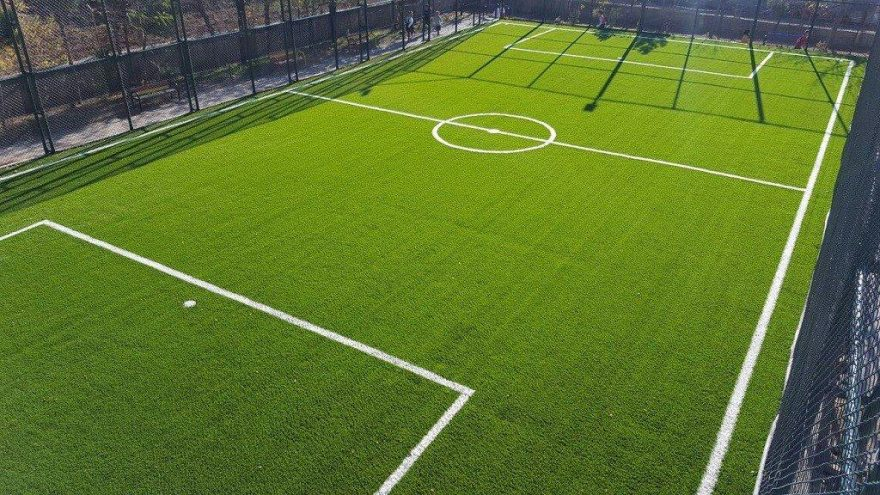
#> input picture assets/football_field.jpg, 880 x 495 px, found by its file name
$ python LujainAburajab_HW3.py
#> lines starting #> are read from the running program, lines starting #| are printed output that depends on the picture; after the words box and inside, x2 and y2 are one past the last pixel; in counts of white or black regions, pixels touching at a corner belong together
import cv2
import numpy as np
import matplotlib.pyplot as plt

image = cv2.imread('football_field.jpg')
#> image is the input picture: shape (495, 880, 3); mean B, G, R 47.5, 117.3, 93.6
hsv = cv2.cvtColor(image, cv2.COLOR_BGR2HSV)
#> hsv: shape (495, 880, 3); mean H, S, V 54, 158.6, 119.9

lower_green = np.array([35, 50, 50])
upper_green = np.array([85, 255, 255])

# green regions mask
mask = cv2.inRange(hsv, lower_green, upper_green)
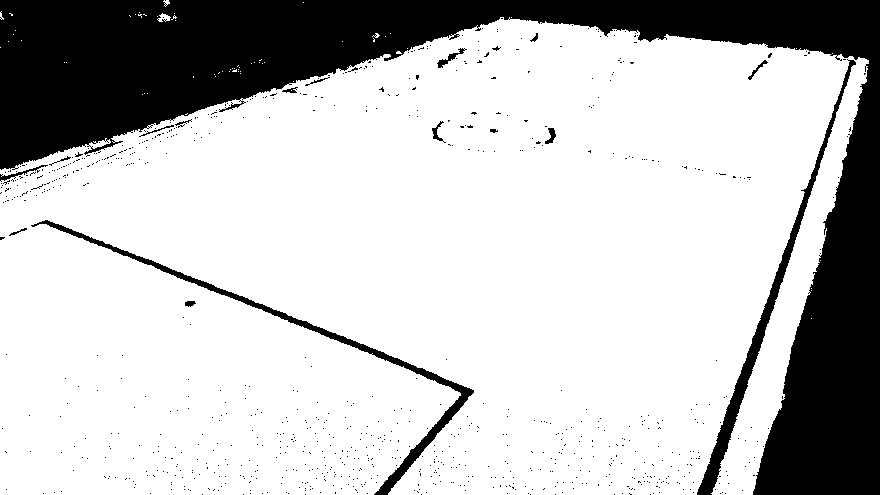
#> mask: shape (495, 880); 76.6% white; 851 black regions (834 under 20 px), largest, box (x1, y1, x2, y2) and area: (0, 0, 880, 495) 92082, (697, 59, 856, 495) 3747, (31, 220, 474, 495) 3724

# red overlay
red_overlay = np.zeros_like(image)
red_overlay[mask == 255] = [0, 0, 255]
result = cv2.addWeighted(image, 1.0, red_overlay, 0.5, 0)
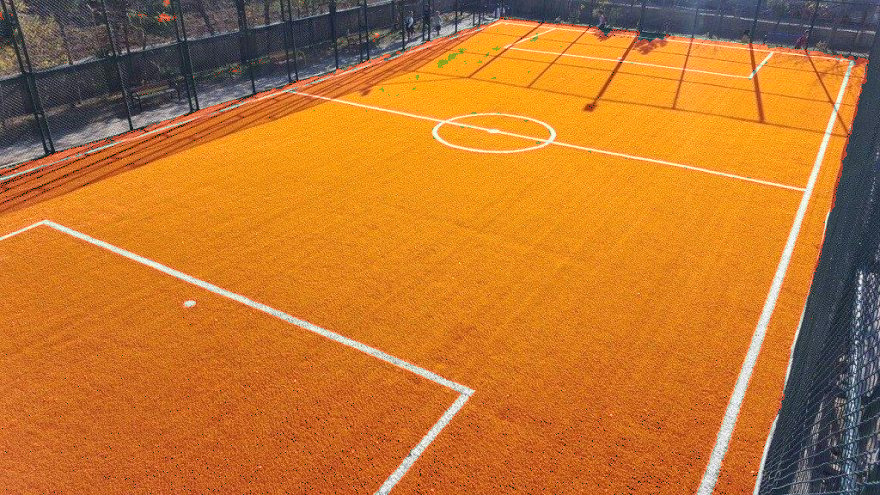
#> result: shape (495, 880, 3); mean B, G, R 47.5, 117.3, 189.6

combined = np.hstack((image, result))
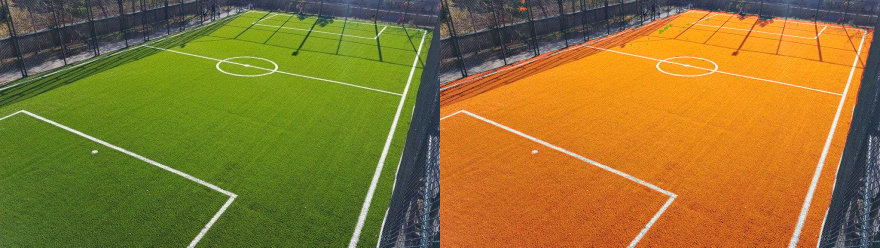
#> combined: shape (495, 1760, 3) (shown at 1/2 size); mean B, G, R 47.5, 117.3, 141.6


cv2.imshow('Original vs Detected Field', combined)
cv2.waitKey(0)
cv2.destroyAllWindows()
